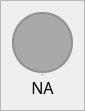
                     <widget class="QFrame" name="frame_ch15">
                      <property name="maximumSize">
                       <size>
                        <width>80</width>
                        <height>150</height>
                       </size>
                      </property>
                      <property name="styleSheet">
                       <string notr="true"/>
                      </property>
                      <property name="frameShape">
                       <enum>QFrame::StyledPanel</enum>
                      </property>
                      <property name="frameShadow">
                       <enum>QFrame::Raised</enum>
                      </property>
                      <layout class="QVBoxLayout" name="verticalLayout_33">
                       <property name="spacing">
                        <number>0</number>
                       </property>
                       <item>
                        <widget class="QFrame" name="frame_ch15_color">
                         <property name="sizePolicy">
                          <sizepolicy hsizetype="Fixed" vsizetype="Fixed">
                           <horstretch>0</horstretch>
                           <verstretch>0</verstretch>
                          </sizepolicy>
                         </property>
                         <property name="minimumSize">
                          <size>
                           <width>61</width>
                           <height>61</height>
                          </size>
                         </property>
                         <property name="maximumSize">
                          <size>
                           <width>1000</width>
                           <height>61</height>
                          </size>
                         </property>
                         <property name="sizeIncrement">
                          <size>
                           <width>1</width>
                           <height>1</height>
                          </size>
                         </property>
                         <property name="styleSheet">
                          <string notr="true">border: 2px solid rgb(145, 145, 145);
border-radius: 30px;
background-color: rgb(169, 169, 169)</string>
                         </property>
                         <property name="frameShape">
                          <enum>QFrame::StyledPanel</enum>
                         </property>
                         <property name="frameShadow">
                          <enum>QFrame::Raised</enum>
                         </property>
                        </widget>
                       </item>
                       <item>
                        <widget class="QLabel" name="label_ch15">
                         <property name="minimumSize">
                          <size>
                           <width>61</width>
                           <height>0</height>
                          </size>
                         </property>
                         <property name="maximumSize">
                          <size>
                           <width>16777215</width>
                           <height>30</height>
                          </size>
                         </property>
                         <property name="font">
                          <font>
                           <family>DM Sans</family>
                           <pointsize>-1</pointsize>
                           <weight>50</weight>
                           <italic>false</italic>
                           <bold>false</bold>
                          </font>
                         </property>
                         <property name="text">
                          <string>Ch15</string>
                         </property>
                         <property name="alignment">
                          <set>Qt::AlignCenter</set>
                         </property>
                        </widget>
                       </item>
                       <item>
                        <widget class="QLabel" name="label_ch15_value">
                         <property name="minimumSize">
                          <size>
                           <width>61</width>
                           <height>0</height>
                          </size>
                         </property>
                         <property name="maximumSize">
                          <size>
                           <width>16777215</width>
                           <height>30</height>
                          </size>
                         </property>
                         <property name="font">
                          <font>
                           <family>DM Sans</family>
                           <pointsize>12</pointsize>
                           <weight>50</weight>
                           <italic>false</italic>
                           <bold>false</bold>
                          </font>
                         </property>
                         <property name="styleSheet">
                          <string notr="true">font:12pt</string>
                         </property>
                         <property name="text">
                          <string>NA</string>
                         </property>
                         <property name="alignment">
                          <set>Qt::AlignCenter</set>
                         </property>
                        </widget>
                       </item>
                      </layout>
                     </widget>
